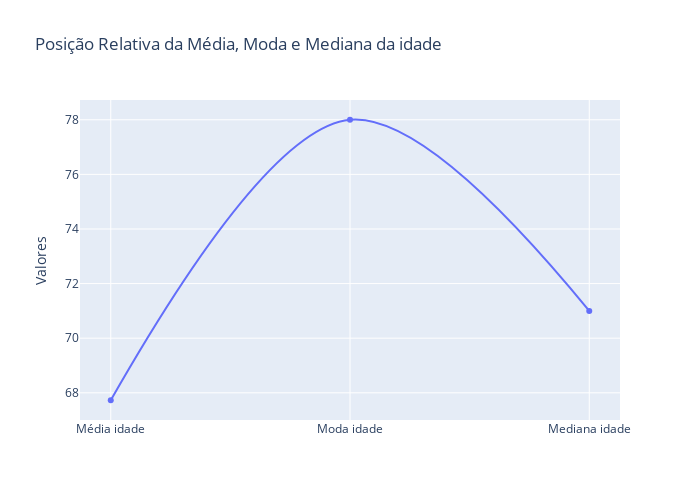
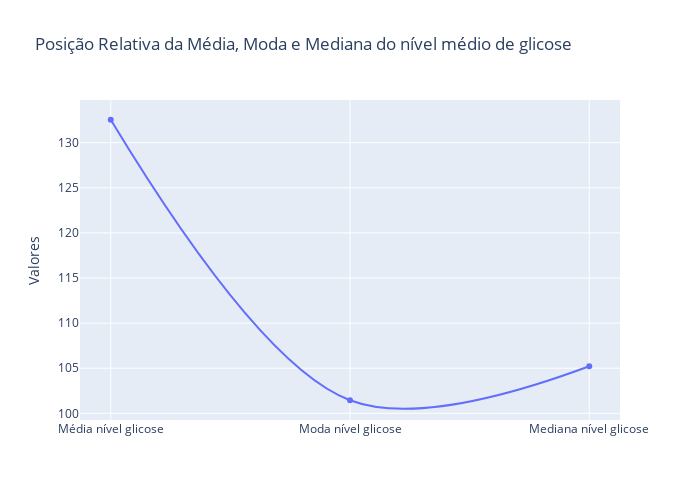
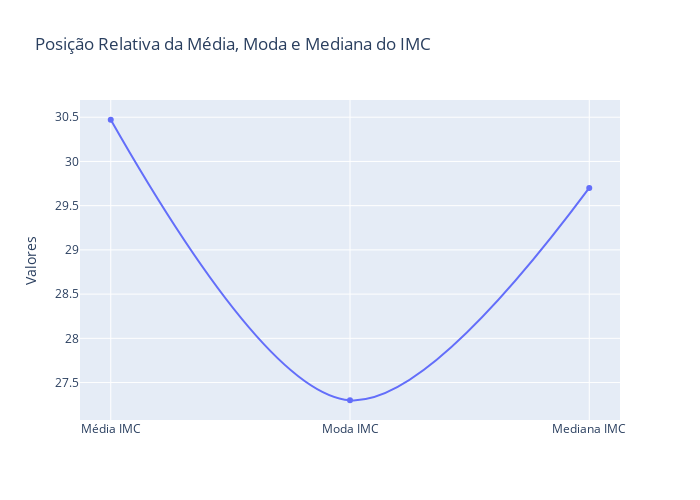

These figures' notebook cell, in order:
### Code cell
#idade
prel_idade = px.line(x=['Média idade', 'Moda idade', 'Mediana idade'], y=[media_idade_AVC, moda_idade_AVC, mediana_idade_AVC], labels={'x':'','y':'Valores'}, title="Posição Relativa da Média, Moda e Mediana da idade", width=700, height=500)
prel_idade.update_traces(mode='lines+markers', line=dict(shape='spline'))
prel_idade.show()
print(curva_idade)

#avg_glucose_level
prel_glucose = px.line(x=['Média nível glicose', 'Moda nível glicose', 'Mediana nível glicose'], y=[media_glucose_AVC, moda_glucose_AVC, mediana_glucose_AVC], labels={'x':'','y':'Valores'}, title="Posição Relativa da Média, Moda e Mediana do nível médio de glicose", width=700, height=500)
prel_glucose.update_traces(mode='lines+markers', line=dict(shape='spline'))
prel_glucose.show()
print(curva_glucose)

#bmi (imc)
prel_bmi = px.line(x=['Média IMC', 'Moda IMC', 'Mediana IMC'], y=[media_bmi_AVC, moda_bmi_AVC, mediana_bmi_AVC], labels={'x':'','y':'Valores'}, title="Posição Relativa da Média, Moda e Mediana do IMC", width=700, height=500)
prel_bmi.update_traces(mode='lines+markers', line=dict(shape='spline'))
prel_bmi.show()
print(curva_bmi)

### Figure 1 — Plotly figure (JSON) as saved in the notebook; plotly's stock layout.template omitted (floating-point values rounded to 4 significant figures)
{"data": [{"hovertemplate": "=%{x}<br>Valores=%{y}<extra></extra>", "legendgroup": "", "line": {"color": "#636efa", "dash": "solid", "shape": "spline"}, "marker": {"symbol": "circle"}, "mode": "lines+markers", "name": "", "orientation": "v", "showlegend": false, "type": "scatter", "x": ["Média idade", "Moda idade", "Mediana idade"], "xaxis": "x", "y": [67.73, 78, 71], "yaxis": "y"}], "layout": {"height": 500, "legend": {"tracegroupgap": 0}, "title": {"text": "Posição Relativa da Média, Moda e Mediana da idade"}, "width": 700, "xaxis": {"anchor": "y", "domain": [0, 1], "title": {"text": ""}}, "yaxis": {"anchor": "x", "domain": [0, 1], "title": {"text": "Valores"}}}}

### Figure 2 — Plotly figure (JSON) as saved in the notebook; plotly's stock layout.template omitted (floating-point values rounded to 4 significant figures)
{"data": [{"hovertemplate": "=%{x}<br>Valores=%{y}<extra></extra>", "legendgroup": "", "line": {"color": "#636efa", "dash": "solid", "shape": "spline"}, "marker": {"symbol": "circle"}, "mode": "lines+markers", "name": "", "orientation": "v", "showlegend": false, "type": "scatter", "x": ["Média nível glicose", "Moda nível glicose", "Mediana nível glicose"], "xaxis": "x", "y": [132.5, 101.5, 105.2], "yaxis": "y"}], "layout": {"height": 500, "legend": {"tracegroupgap": 0}, "title": {"text": "Posição Relativa da Média, Moda e Mediana do nível médio de glicose"}, "width": 700, "xaxis": {"anchor": "y", "domain": [0, 1], "title": {"text": ""}}, "yaxis": {"anchor": "x", "domain": [0, 1], "title": {"text": "Valores"}}}}

### Figure 3 — Plotly figure (JSON) as saved in the notebook; plotly's stock layout.template omitted (floating-point values rounded to 4 significant figures)
{"data": [{"hovertemplate": "=%{x}<br>Valores=%{y}<extra></extra>", "legendgroup": "", "line": {"color": "#636efa", "dash": "solid", "shape": "spline"}, "marker": {"symbol": "circle"}, "mode": "lines+markers", "name": "", "orientation": "v", "showlegend": false, "type": "scatter", "x": ["Média IMC", "Moda IMC", "Mediana IMC"], "xaxis": "x", "y": [30.47, 27.3, 29.7], "yaxis": "y"}], "layout": {"height": 500, "legend": {"tracegroupgap": 0}, "title": {"text": "Posição Relativa da Média, Moda e Mediana do IMC"}, "width": 700, "xaxis": {"anchor": "y", "domain": [0, 1], "title": {"text": ""}}, "yaxis": {"anchor": "x", "domain": [0, 1], "title": {"text": "Valores"}}}}
